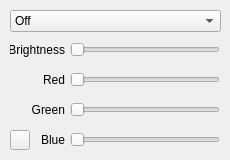
<?xml version="1.0" encoding="UTF-8"?>
<ui version="4.0">
 <class>LEDController</class>
 <widget class="QMainWindow" name="LEDController">
  <property name="geometry">
   <rect>
    <x>0</x>
    <y>0</y>
    <width>230</width>
    <height>160</height>
   </rect>
  </property>
  <property name="sizePolicy">
   <sizepolicy hsizetype="Fixed" vsizetype="Fixed">
    <horstretch>0</horstretch>
    <verstretch>0</verstretch>
   </sizepolicy>
  </property>
  <property name="minimumSize">
   <size>
    <width>230</width>
    <height>160</height>
   </size>
  </property>
  <property name="maximumSize">
   <size>
    <width>230</width>
    <height>160</height>
   </size>
  </property>
  <property name="windowTitle">
   <string>LEDController</string>
  </property>
  <widget class="QWidget" name="central_widget">
   <widget class="QSlider" name="bright_slider">
    <property name="geometry">
     <rect>
      <x>70</x>
      <y>40</y>
      <width>150</width>
      <height>20</height>
     </rect>
    </property>
    <property name="orientation">
     <enum>Qt::Horizontal</enum>
    </property>
   </widget>
   <widget class="QLabel" name="bright_label">
    <property name="geometry">
     <rect>
      <x>10</x>
      <y>40</y>
      <width>55</width>
      <height>20</height>
     </rect>
    </property>
    <property name="layoutDirection">
     <enum>Qt::LeftToRight</enum>
    </property>
    <property name="text">
     <string>Brightness</string>
    </property>
    <property name="alignment">
     <set>Qt::AlignRight|Qt::AlignTrailing|Qt::AlignVCenter</set>
    </property>
   </widget>
   <widget class="QLabel" name="red_label">
    <property name="geometry">
     <rect>
      <x>10</x>
      <y>70</y>
      <width>55</width>
      <height>20</height>
     </rect>
    </property>
    <property name="layoutDirection">
     <enum>Qt::LeftToRight</enum>
    </property>
    <property name="text">
     <string>Red</string>
    </property>
    <property name="alignment">
     <set>Qt::AlignRight|Qt::AlignTrailing|Qt::AlignVCenter</set>
    </property>
   </widget>
   <widget class="QLabel" name="green_label">
    <property name="geometry">
     <rect>
      <x>10</x>
      <y>100</y>
      <width>55</width>
      <height>20</height>
     </rect>
    </property>
    <property name="layoutDirection">
     <enum>Qt::LeftToRight</enum>
    </property>
    <property name="text">
     <string>Green</string>
    </property>
    <property name="alignment">
     <set>Qt::AlignRight|Qt::AlignTrailing|Qt::AlignVCenter</set>
    </property>
   </widget>
   <widget class="QComboBox" name="mode_box">
    <property name="geometry">
     <rect>
      <x>10</x>
      <y>10</y>
      <width>211</width>
      <height>22</height>
     </rect>
    </property>
    <property name="currentIndex">
     <number>0</number>
    </property>
    <item>
     <property name="text">
      <string>Off</string>
     </property>
    </item>
    <item>
     <property name="text">
      <string>Manual</string>
     </property>
    </item>
    <item>
     <property name="text">
      <string>Automatic</string>
     </property>
    </item>
   </widget>
   <widget class="QLabel" name="blue_label">
    <property name="geometry">
     <rect>
      <x>10</x>
      <y>130</y>
      <width>55</width>
      <height>20</height>
     </rect>
    </property>
    <property name="layoutDirection">
     <enum>Qt::LeftToRight</enum>
    </property>
    <property name="text">
     <string>Blue</string>
    </property>
    <property name="alignment">
     <set>Qt::AlignRight|Qt::AlignTrailing|Qt::AlignVCenter</set>
    </property>
   </widget>
   <widget class="QSlider" name="red_slider">
    <property name="geometry">
     <rect>
      <x>70</x>
      <y>70</y>
      <width>150</width>
      <height>20</height>
     </rect>
    </property>
    <property name="orientation">
     <enum>Qt::Horizontal</enum>
    </property>
   </widget>
   <widget class="QSlider" name="green_slider">
    <property name="geometry">
     <rect>
      <x>70</x>
      <y>100</y>
      <width>150</width>
      <height>20</height>
     </rect>
    </property>
    <property name="orientation">
     <enum>Qt::Horizontal</enum>
    </property>
   </widget>
   <widget class="QSlider" name="blue_slider">
    <property name="geometry">
     <rect>
      <x>70</x>
      <y>130</y>
      <width>150</width>
      <height>20</height>
     </rect>
    </property>
    <property name="orientation">
     <enum>Qt::Horizontal</enum>
    </property>
   </widget>
   <widget class="QPushButton" name="pick_button">
    <property name="geometry">
     <rect>
      <x>10</x>
      <y>130</y>
      <width>20</width>
      <height>20</height>
     </rect>
    </property>
    <property name="text">
     <string/>
    </property>
   </widget>
  </widget>
 </widget>
 <layoutdefault spacing="6" margin="11"/>
 <resources/>
 <connections>
  <connection>
   <sender>mode_box</sender>
   <signal>currentIndexChanged(int)</signal>
   <receiver>LEDController</receiver>
   <slot>close()</slot>
   <hints>
    <hint type="sourcelabel">
     <x>115</x>
     <y>20</y>
    </hint>
    <hint type="destinationlabel">
     <x>114</x>
     <y>79</y>
    </hint>
   </hints>
  </connection>
  <connection>
   <sender>blue_slider</sender>
   <signal>sliderMoved(int)</signal>
   <receiver>LEDController</receiver>
   <slot>close()</slot>
   <hints>
    <hint type="sourcelabel">
     <x>144</x>
     <y>139</y>
    </hint>
    <hint type="destinationlabel">
     <x>114</x>
     <y>79</y>
    </hint>
   </hints>
  </connection>
  <connection>
   <sender>green_slider</sender>
   <signal>sliderMoved(int)</signal>
   <receiver>LEDController</receiver>
   <slot>close()</slot>
   <hints>
    <hint type="sourcelabel">
     <x>144</x>
     <y>109</y>
    </hint>
    <hint type="destinationlabel">
     <x>114</x>
     <y>79</y>
    </hint>
   </hints>
  </connection>
  <connection>
   <sender>bright_slider</sender>
   <signal>sliderMoved(int)</signal>
   <receiver>LEDController</receiver>
   <slot>close()</slot>
   <hints>
    <hint type="sourcelabel">
     <x>144</x>
     <y>49</y>
    </hint>
    <hint type="destinationlabel">
     <x>114</x>
     <y>79</y>
    </hint>
   </hints>
  </connection>
  <connection>
   <sender>red_slider</sender>
   <signal>sliderMoved(int)</signal>
   <receiver>LEDController</receiver>
   <slot>close()</slot>
   <hints>
    <hint type="sourcelabel">
     <x>144</x>
     <y>79</y>
    </hint>
    <hint type="destinationlabel">
     <x>114</x>
     <y>79</y>
    </hint>
   </hints>
  </connection>
  <connection>
   <sender>pick_button</sender>
   <signal>clicked()</signal>
   <receiver>LEDController</receiver>
   <slot>close()</slot>
   <hints>
    <hint type="sourcelabel">
     <x>19</x>
     <y>139</y>
    </hint>
    <hint type="destinationlabel">
     <x>114</x>
     <y>79</y>
    </hint>
   </hints>
  </connection>
 </connections>
</ui>
